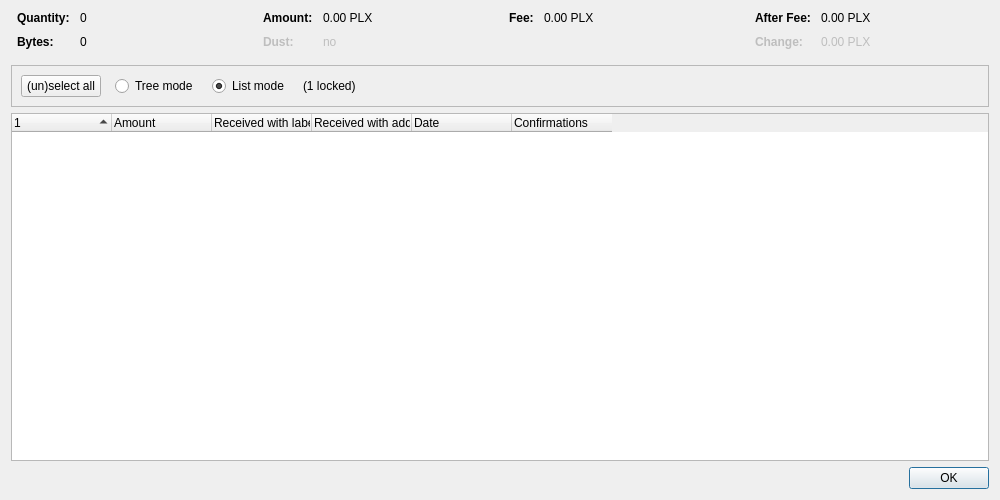
<?xml version="1.0" encoding="UTF-8"?>
<ui version="4.0">
 <class>CoinControlDialog</class>
 <widget class="QDialog" name="CoinControlDialog">
  <property name="geometry">
   <rect>
    <x>0</x>
    <y>0</y>
    <width>1000</width>
    <height>500</height>
   </rect>
  </property>
  <property name="windowTitle">
   <string>Coin Selection</string>
  </property>
  <layout class="QVBoxLayout" name="verticalLayout">
   <item>
    <layout class="QHBoxLayout" name="horizontalLayoutTop" stretch="0,0,0,0">
     <property name="topMargin">
      <number>0</number>
     </property>
     <property name="bottomMargin">
      <number>10</number>
     </property>
     <item>
      <layout class="QFormLayout" name="formLayoutCoinControl1">
       <property name="horizontalSpacing">
        <number>10</number>
       </property>
       <property name="verticalSpacing">
        <number>10</number>
       </property>
       <property name="leftMargin">
        <number>6</number>
       </property>
       <property name="rightMargin">
        <number>6</number>
       </property>
       <item row="0" column="0">
        <widget class="QLabel" name="labelCoinControlQuantityText">
         <property name="font">
          <font>
           <weight>75</weight>
           <bold>true</bold>
          </font>
         </property>
         <property name="text">
          <string>Quantity:</string>
         </property>
        </widget>
       </item>
       <item row="0" column="1">
        <widget class="QLabel" name="labelCoinControlQuantity">
         <property name="cursor">
          <cursorShape>IBeamCursor</cursorShape>
         </property>
         <property name="contextMenuPolicy">
          <enum>Qt::ActionsContextMenu</enum>
         </property>
         <property name="text">
          <string notr="true">0</string>
         </property>
         <property name="textInteractionFlags">
          <set>Qt::LinksAccessibleByMouse|Qt::TextSelectableByKeyboard|Qt::TextSelectableByMouse</set>
         </property>
        </widget>
       </item>
       <item row="1" column="0">
        <widget class="QLabel" name="labelCoinControlBytesText">
         <property name="font">
          <font>
           <weight>75</weight>
           <bold>true</bold>
          </font>
         </property>
         <property name="text">
          <string>Bytes:</string>
         </property>
        </widget>
       </item>
       <item row="1" column="1">
        <widget class="QLabel" name="labelCoinControlBytes">
         <property name="cursor">
          <cursorShape>IBeamCursor</cursorShape>
         </property>
         <property name="contextMenuPolicy">
          <enum>Qt::ActionsContextMenu</enum>
         </property>
         <property name="text">
          <string notr="true">0</string>
         </property>
         <property name="textInteractionFlags">
          <set>Qt::LinksAccessibleByMouse|Qt::TextSelectableByKeyboard|Qt::TextSelectableByMouse</set>
         </property>
        </widget>
       </item>
      </layout>
     </item>
     <item>
      <layout class="QFormLayout" name="formLayoutCoinControl2">
       <property name="horizontalSpacing">
        <number>10</number>
       </property>
       <property name="verticalSpacing">
        <number>10</number>
       </property>
       <property name="leftMargin">
        <number>6</number>
       </property>
       <property name="rightMargin">
        <number>6</number>
       </property>
       <item row="0" column="0">
        <widget class="QLabel" name="labelCoinControlAmountText">
         <property name="font">
          <font>
           <weight>75</weight>
           <bold>true</bold>
          </font>
         </property>
         <property name="text">
          <string>Amount:</string>
         </property>
        </widget>
       </item>
       <item row="0" column="1">
        <widget class="QLabel" name="labelCoinControlAmount">
         <property name="cursor">
          <cursorShape>IBeamCursor</cursorShape>
         </property>
         <property name="contextMenuPolicy">
          <enum>Qt::ActionsContextMenu</enum>
         </property>
         <property name="text">
          <string notr="true">0.00 PLX</string>
         </property>
         <property name="textInteractionFlags">
          <set>Qt::LinksAccessibleByMouse|Qt::TextSelectableByKeyboard|Qt::TextSelectableByMouse</set>
         </property>
        </widget>
       </item>
       <item row="1" column="0">
        <widget class="QLabel" name="labelCoinControlLowOutputText">
         <property name="enabled">
          <bool>false</bool>
         </property>
         <property name="font">
          <font>
           <weight>75</weight>
           <bold>true</bold>
          </font>
         </property>
         <property name="text">
          <string>Dust:</string>
         </property>
        </widget>
       </item>
       <item row="1" column="1">
        <widget class="QLabel" name="labelCoinControlLowOutput">
         <property name="enabled">
          <bool>false</bool>
         </property>
         <property name="cursor">
          <cursorShape>IBeamCursor</cursorShape>
         </property>
         <property name="contextMenuPolicy">
          <enum>Qt::ActionsContextMenu</enum>
         </property>
         <property name="text">
          <string notr="true">no</string>
         </property>
         <property name="textInteractionFlags">
          <set>Qt::LinksAccessibleByMouse|Qt::TextSelectableByKeyboard|Qt::TextSelectableByMouse</set>
         </property>
        </widget>
       </item>
      </layout>
     </item>
     <item>
      <layout class="QFormLayout" name="formLayoutCoinControl3">
       <property name="horizontalSpacing">
        <number>10</number>
       </property>
       <property name="verticalSpacing">
        <number>10</number>
       </property>
       <property name="leftMargin">
        <number>6</number>
       </property>
       <property name="rightMargin">
        <number>6</number>
       </property>
       <item row="0" column="0">
        <widget class="QLabel" name="labelCoinControlFeeText">
         <property name="font">
          <font>
           <weight>75</weight>
           <bold>true</bold>
          </font>
         </property>
         <property name="text">
          <string>Fee:</string>
         </property>
        </widget>
       </item>
       <item row="0" column="1">
        <widget class="QLabel" name="labelCoinControlFee">
         <property name="cursor">
          <cursorShape>IBeamCursor</cursorShape>
         </property>
         <property name="contextMenuPolicy">
          <enum>Qt::ActionsContextMenu</enum>
         </property>
         <property name="text">
          <string notr="true">0.00 PLX</string>
         </property>
         <property name="textInteractionFlags">
          <set>Qt::LinksAccessibleByMouse|Qt::TextSelectableByKeyboard|Qt::TextSelectableByMouse</set>
         </property>
        </widget>
       </item>
      </layout>
     </item>
     <item>
      <layout class="QFormLayout" name="formLayoutCoinControl4">
       <property name="horizontalSpacing">
        <number>10</number>
       </property>
       <property name="verticalSpacing">
        <number>10</number>
       </property>
       <property name="leftMargin">
        <number>6</number>
       </property>
       <property name="rightMargin">
        <number>6</number>
       </property>
       <item row="0" column="0">
        <widget class="QLabel" name="labelCoinControlAfterFeeText">
         <property name="font">
          <font>
           <weight>75</weight>
           <bold>true</bold>
          </font>
         </property>
         <property name="text">
          <string>After Fee:</string>
         </property>
        </widget>
       </item>
       <item row="0" column="1">
        <widget class="QLabel" name="labelCoinControlAfterFee">
         <property name="cursor">
          <cursorShape>IBeamCursor</cursorShape>
         </property>
         <property name="contextMenuPolicy">
          <enum>Qt::ActionsContextMenu</enum>
         </property>
         <property name="text">
          <string notr="true">0.00 PLX</string>
         </property>
         <property name="textInteractionFlags">
          <set>Qt::LinksAccessibleByMouse|Qt::TextSelectableByKeyboard|Qt::TextSelectableByMouse</set>
         </property>
        </widget>
       </item>
       <item row="1" column="0">
        <widget class="QLabel" name="labelCoinControlChangeText">
         <property name="enabled">
          <bool>false</bool>
         </property>
         <property name="font">
          <font>
           <weight>75</weight>
           <bold>true</bold>
          </font>
         </property>
         <property name="text">
          <string>Change:</string>
         </property>
        </widget>
       </item>
       <item row="1" column="1">
        <widget class="QLabel" name="labelCoinControlChange">
         <property name="enabled">
          <bool>false</bool>
         </property>
         <property name="cursor">
          <cursorShape>IBeamCursor</cursorShape>
         </property>
         <property name="contextMenuPolicy">
          <enum>Qt::ActionsContextMenu</enum>
         </property>
         <property name="text">
          <string notr="true">0.00 PLX</string>
         </property>
         <property name="textInteractionFlags">
          <set>Qt::LinksAccessibleByMouse|Qt::TextSelectableByKeyboard|Qt::TextSelectableByMouse</set>
         </property>
        </widget>
       </item>
      </layout>
     </item>
    </layout>
   </item>
   <item>
    <widget class="QFrame" name="frame">
     <property name="minimumSize">
      <size>
       <width>0</width>
       <height>40</height>
      </size>
     </property>
     <property name="frameShape">
      <enum>QFrame::StyledPanel</enum>
     </property>
     <property name="frameShadow">
      <enum>QFrame::Sunken</enum>
     </property>
     <layout class="QHBoxLayout" name="horizontalLayout">
      <item>
       <layout class="QHBoxLayout" name="horizontalLayoutPanel" stretch="0,0,0,0,0">
        <property name="spacing">
         <number>14</number>
        </property>
        <item>
         <widget class="QPushButton" name="pushButtonSelectAll">
          <property name="sizePolicy">
           <sizepolicy hsizetype="Maximum" vsizetype="Fixed">
            <horstretch>0</horstretch>
            <verstretch>0</verstretch>
           </sizepolicy>
          </property>
          <property name="text">
           <string>(un)select all</string>
          </property>
          <property name="autoDefault">
           <bool>false</bool>
          </property>
         </widget>
        </item>
        <item>
         <widget class="QRadioButton" name="radioTreeMode">
          <property name="sizePolicy">
           <sizepolicy hsizetype="Maximum" vsizetype="Fixed">
            <horstretch>0</horstretch>
            <verstretch>0</verstretch>
           </sizepolicy>
          </property>
          <property name="text">
           <string>Tree mode</string>
          </property>
         </widget>
        </item>
        <item>
         <widget class="QRadioButton" name="radioListMode">
          <property name="sizePolicy">
           <sizepolicy hsizetype="Maximum" vsizetype="Fixed">
            <horstretch>0</horstretch>
            <verstretch>0</verstretch>
           </sizepolicy>
          </property>
          <property name="text">
           <string>List mode</string>
          </property>
          <property name="checked">
           <bool>true</bool>
          </property>
         </widget>
        </item>
        <item>
         <widget class="QLabel" name="labelLocked">
          <property name="text">
           <string notr="true">(1 locked)</string>
          </property>
         </widget>
        </item>
        <item>
         <spacer name="horizontalSpacer">
          <property name="orientation">
           <enum>Qt::Horizontal</enum>
          </property>
          <property name="sizeHint" stdset="0">
           <size>
            <width>40</width>
            <height>20</height>
           </size>
          </property>
         </spacer>
        </item>
       </layout>
      </item>
     </layout>
    </widget>
   </item>
   <item>
    <widget class="CoinControlTreeWidget" name="treeWidget">
     <property name="contextMenuPolicy">
      <enum>Qt::CustomContextMenu</enum>
     </property>
     <property name="sortingEnabled">
      <bool>false</bool>
     </property>
     <property name="columnCount">
      <number>6</number>
     </property>
     <attribute name="headerShowSortIndicator" stdset="0">
      <bool>true</bool>
     </attribute>
     <attribute name="headerStretchLastSection">
      <bool>false</bool>
     </attribute>
     <column>
      <property name="text">
       <string/>
      </property>
     </column>
     <column>
      <property name="text">
       <string>Amount</string>
      </property>
     </column>
     <column>
      <property name="text">
       <string>Received with label</string>
      </property>
     </column>
     <column>
      <property name="text">
       <string>Received with address</string>
      </property>
     </column>
     <column>
      <property name="text">
       <string>Date</string>
      </property>
     </column>
     <column>
      <property name="text">
       <string>Confirmations</string>
      </property>
      <property name="toolTip">
       <string>Confirmed</string>
      </property>
     </column>
     <column>
      <property name="text">
       <string/>
      </property>
     </column>
     <column>
      <property name="text">
       <string/>
      </property>
     </column>
     <column>
      <property name="text">
       <string/>
      </property>
     </column>
     <column>
      <property name="text">
       <string/>
      </property>
     </column>
    </widget>
   </item>
   <item>
    <widget class="QDialogButtonBox" name="buttonBox">
     <property name="orientation">
      <enum>Qt::Horizontal</enum>
     </property>
     <property name="standardButtons">
      <set>QDialogButtonBox::Ok</set>
     </property>
    </widget>
   </item>
  </layout>
 </widget>
 <customwidgets>
  <customwidget>
   <class>CoinControlTreeWidget</class>
   <extends>QTreeWidget</extends>
   <header>qt/coincontroltreewidget.h</header>
  </customwidget>
 </customwidgets>
 <resources/>
 <connections/>
</ui>
